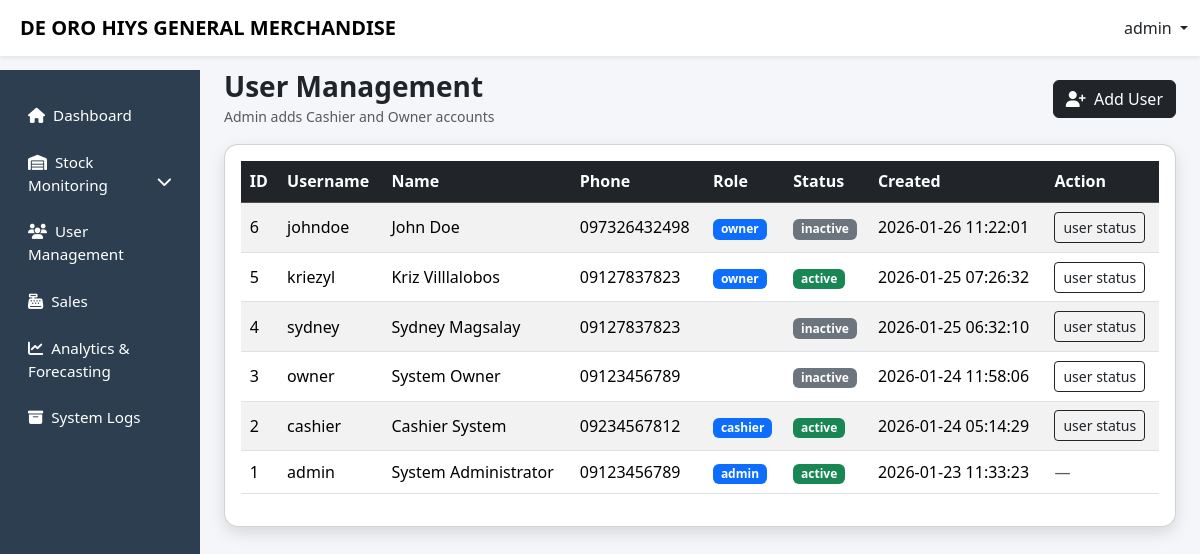
/capstone/admin/users.php (signed in), run on the app's committed database.
### tables this page shows
CREATE TABLE `users` (
  `user_id` int(11) NOT NULL,
  `username` varchar(50) NOT NULL,
  `password` varchar(255) NOT NULL,
  `first_name` varchar(50) DEFAULT NULL,
  `last_name` varchar(50) DEFAULT NULL,
  `phone` varchar(20) DEFAULT NULL,
  `role` varchar(20) NOT NULL,
  `created_at` timestamp NOT NULL DEFAULT current_timestamp(),
  `status` enum('active','inactive') DEFAULT 'active'
);

### capstone/admin/users.php (the view, shortened to what this page needs)
<?php
$username = $_SESSION['username'] ?? 'Admin';
include '../config/db.php';
$users = $conn->query("SELECT user_id, username, first_name, last_name, phone, role, status, created_at FROM users ORDER BY created_at DESC");
?>
<!DOCTYPE html>
<html lang="en">
<head>
<link href="https://cdn.jsdelivr.net/npm/bootstrap@5.3.2/dist/css/bootstrap.min.css" rel="stylesheet">
<link href="https://cdnjs.cloudflare.com/ajax/libs/font-awesome/6.5.1/css/all.min.css" rel="stylesheet">
<link href="../css/layout.css" rel="stylesheet">
</head>
<body>
<?php include '../includes/topnav.php'; ?>
<div class="container-fluid">
<div class="row">
<?php include '../includes/admin_sidebar.php'; ?>
<main class="col-lg-10 ms-sm-auto px-4 main-content">
<div class="d-flex justify-content-between align-items-center mb-3">
  <div>
    <h3 class="fw-bold mb-0">User Management</h3>
    <small class="text-muted">Admin adds Cashier and Owner accounts</small>
  </div>
  <button class="btn btn-dark" data-bs-toggle="modal" data-bs-target="#addUserModal">
    <i class="fas fa-user-plus me-1"></i> Add User
  </button>
</div>
<div class="card modern-card">
  <div class="card-body table-responsive">
    <table class="table table-striped table-hover align-middle">
      <thead class="table-dark">
        <tr>
          <th>ID</th>
          <th>Username</th>
          <th>Name</th>
          <th>Phone</th>
          <th>Role</th>
          <th>Status</th>
          <th>Created</th>
          <th>Action</th>
        </tr>
      </thead>
      <tbody>
      <?php if($users && $users->num_rows>0): ?>
        <?php while($u = $users->fetch_assoc()): ?>
          <tr>
            <td><?= (int)$u['user_id'] ?></td>
            <td><?= htmlspecialchars($u['username']) ?></td>
            <td><?= htmlspecialchars(trim(($u['first_name'] ?? '').' '.($u['last_name'] ?? ''))) ?></td>
            <td><?= htmlspecialchars($u['phone'] ?? '') ?></td>
            <td><span class="badge bg-primary"><?= htmlspecialchars($u['role']) ?></span></td>
            <td>
              <?php if(strtolower($u['status'])==='active'): ?>
                <span class="badge bg-success">active</span>
              <?php else: ?>
                <span class="badge bg-secondary">inactive</span>
              <?php endif; ?>
            </td>
            <td><?= htmlspecialchars($u['created_at']) ?></td>
            <td>
              <?php if((int)$u['user_id'] === (int)$_SESSION['user_id']): ?>
                <span class="text-muted">—</span>
              <?php else: ?>
                <a class="btn btn-sm btn-outline-dark"
                   href="users.php?toggle=1&id=<?= (int)$u['user_id'] ?>"
                   onclick="return confirm('Change this user status?')">
                   user status
                </a>
              <?php endif; ?>
            </td>
          </tr>
        <?php endwhile; ?>
      <?php else: ?>
        <tr><td colspan="8" class="text-center text-muted">No users found.</td></tr>
      <?php endif; ?>
      </tbody>
    </table>
  </div>
</div>
</main>
</div>
</div>
</body>
</html>

### capstone/includes/topnav.php (shortened to what this page needs)
<nav class="navbar navbar-expand-lg navbar-light bg-white shadow-sm fixed-top">
  <div class="container-fluid">
    <span class="navbar-brand fw-bold ms-2">DE ORO HIYS GENERAL MERCHANDISE</span>
    <div class="ms-auto dropdown">
      <a class="nav-link dropdown-toggle" data-bs-toggle="dropdown" href="#">
        <?= htmlspecialchars($username ?? 'User') ?>
      </a>
    </div>
  </div>
</nav>

### capstone/includes/admin_sidebar.php (shortened to what this page needs)
<nav id="sidebarMenu" class="col-lg-2 d-lg-block sidebar collapse">
  <div class="pt-4">
    <ul class="nav flex-column gap-1">
      <li class="nav-item">
        <a class="nav-link <?= ($activePage==='dashboard'?'active':'') ?>" href="dashboard.php">
          <i class="fas fa-home me-2"></i>Dashboard
        </a>
      </li>
      <li class="nav-item">
        <a class="nav-link <?= in_array($activePage,['products','stock_in','stock_adjust','inv_logs'])?'active':'' ?>"
           data-bs-toggle="collapse" href="#inventoryMenu">
          <i class="fas fa-warehouse me-2"></i>Stock Monitoring
          <i class="fas fa-chevron-down float-end"></i>
        </a>
      </li>
      <li class="nav-item">
        <a class="nav-link <?= ($activePage==='users'?'active':'') ?>" href="users.php">
          <i class="fas fa-users me-2"></i>User Management
        </a>
      </li>
      <li class="nav-item">
        <a class="nav-link <?= ($activePage==='sales'?'active':'') ?>" href="sales.php">
          <i class="fas fa-cash-register me-2"></i>Sales
        </a>
      </li>
      <li class="nav-item">
        <a class="nav-link <?= ($activePage==='analytics'?'active':'') ?>" href="analytics.php">
          <i class="fas fa-chart-line me-2"></i>Analytics & Forecasting
        </a>
      </li>
      <li class="nav-item">
        <a class="nav-link <?= ($activePage==='logs'?'active':'') ?>" href="system_logs.php">
          <i class="fas fa-archive me-2"></i>System Logs
        </a>
      </li>
    </ul>
  </div>
</nav>

### capstone/css/layout.css (style rules this page uses)
body { background:#f4f6f9; padding-top: 60px; }
.sidebar { min-height:100vh; background:#2c3e50; padding-top: 0px; }
.sidebar .nav-link { color:#fff; padding:10px 16px; border-radius:8px; font-size:.95rem; }
.modern-card { border-radius:14px; box-shadow:0 6px 16px rgba(0,0,0,.12); transition:.3s; }
.main-content { padding-top:0px; }
.table td, .table th { padding:0.55rem; vertical-align: middle; }
.table td,.table th { vertical-align:middle; }
table td, .table th { padding:0.55rem; vertical-align: middle; }
body { background:#f4f6f9; padding-top:70px; }
.modern-card { border-radius:14px; box-shadow:0 6px 16px rgba(0,0,0,.12); }
.table td, .table th { vertical-align: middle; }

### data on the page
users: user_id "6", username "johndoe", first_name+last_name "John Doe", phone "097326432498", role "owner", status "inactive", created_at "2026-01-26 11:22:01"
users: user_id "5", username "kriezyl", first_name+last_name "Kriz Villlalobos", phone "09127837823", role "owner", status "active", created_at "2026-01-25 07:26:32"
users: user_id "4", username "sydney", first_name+last_name "Sydney Magsalay", phone "09127837823", status "inactive", created_at "2026-01-25 06:32:10"
users: user_id "3", username "owner", first_name+last_name "System Owner", phone "09123456789", status "inactive", created_at "2026-01-24 11:58:06"
users: user_id "2", username "cashier", first_name+last_name "Cashier System", phone "09234567812", role "cashier", status "active", created_at "2026-01-24 05:14:29"
users: user_id "1", username "admin", first_name+last_name "System Administrator", phone "09123456789", role "admin", status "active", created_at "2026-01-23 11:33:23"

### other printed values
$username "admin"
